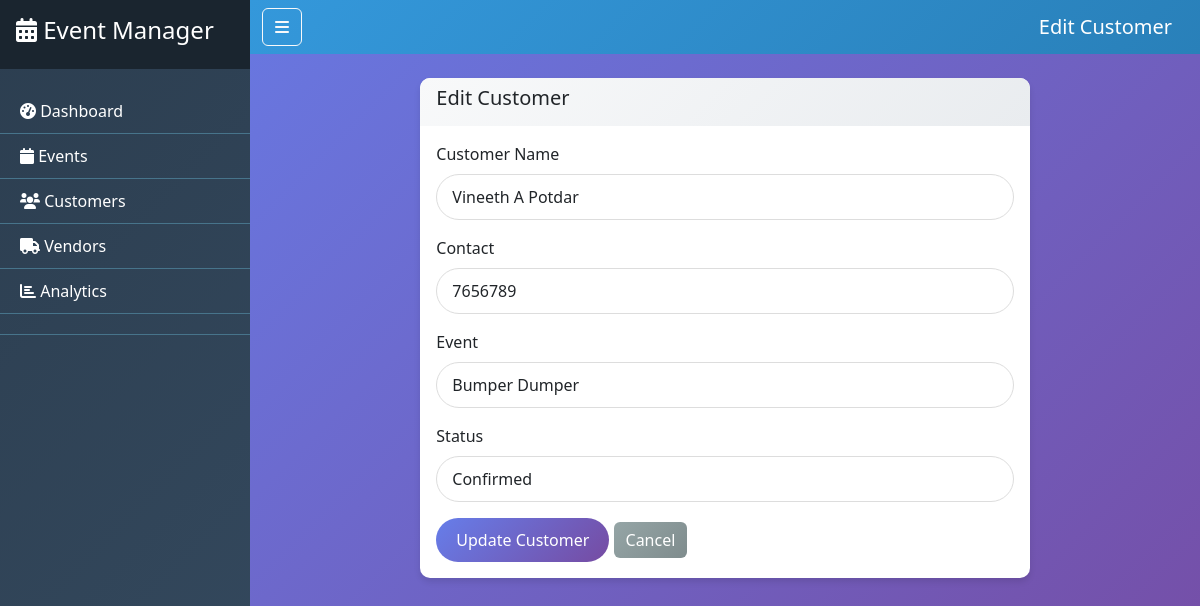
/edit_customer/1, run on the app's committed database.
### tables this page shows
CREATE TABLE customers (
    id INTEGER PRIMARY KEY AUTOINCREMENT,
    name TEXT NOT NULL,
    contact TEXT NOT NULL,
    event_id INTEGER,
    status TEXT DEFAULT 'Pending',
    FOREIGN KEY (event_id) REFERENCES events (id)
);

CREATE TABLE events (
    id INTEGER PRIMARY KEY AUTOINCREMENT,
    name TEXT NOT NULL,
    type TEXT NOT NULL,
    date TEXT NOT NULL,
    location TEXT NOT NULL,
    budget REAL NOT NULL,
    expected_guests INTEGER NOT NULL,
    ticket_price REAL DEFAULT 0
);

### Event_Management_System/app.py (the view, shortened to what this page needs)
@app.route('/edit_customer/<int:customer_id>', methods=['GET', 'POST'])
def edit_customer(customer_id):
    db = get_db()
    customer = db.execute('SELECT * FROM customers WHERE id = ?', (customer_id,)).fetchone()
    events = db.execute('SELECT id, name FROM events').fetchall()
    return render_template('edit_customer.html', customer=customer, events=events)

### Event_Management_System/app.py (called while the page is built)
def get_db():
    db = getattr(g, '_database', None)
    if db is None:
        db = g._database = sqlite3.connect(DATABASE)
        db.row_factory = sqlite3.Row
    return db

@app.teardown_appcontext
def close_connection(exception):
    db = getattr(g, '_database', None)
    if db is not None:
        db.close()

### Event_Management_System/templates/edit_customer.html (shortened to what this page needs)
{% extends "base.html" %}
{% block page_title %}Edit Customer{% endblock %}
{% block content %}
<div class="row justify-content-center">
    <div class="col-md-8">
        <div class="card">
            <div class="card-header">
                <h5>Edit Customer</h5>
            </div>
            <div class="card-body">
                <form method="POST">
                    <div class="mb-3">
                        <label for="name" class="form-label">Customer Name</label>
                        <input type="text" class="form-control" id="name" name="name" value="{{ customer.name }}" required>
                    </div>
                    <div class="mb-3">
                        <label for="contact" class="form-label">Contact</label>
                        <input type="text" class="form-control" id="contact" name="contact" value="{{ customer.contact }}" required>
                    </div>
                    <div class="mb-3">
                        <label for="event_id" class="form-label">Event</label>
                        <select class="form-control" id="event_id" name="event_id">
                            {% for event in events %}
                            <option value="{{ event.id }}" {% if customer.event_id == event.id %}selected{% endif %}>{{ event.name }}</option>
                            {% endfor %}
                        </select>
                    </div>
                    <div class="mb-3">
                        <label for="status" class="form-label">Status</label>
                        <select class="form-control" id="status" name="status" required>
                            <option value="Confirmed" {% if customer.status == 'Confirmed' %}selected{% endif %}>Confirmed</option>
                        </select>
                    </div>
                    <button type="submit" class="btn btn-primary">Update Customer</button>
                    <a href="{{ url_for('customers') }}" class="btn btn-secondary">Cancel</a>
                </form>
            </div>
        </div>
    </div>
</div>
{% endblock %}

### Event_Management_System/static/style.css (style rules this page uses)
body { background: linear-gradient(135deg, #667eea 0%, #764ba2 100%); min-height: 100vh; font-family: 'Segoe UI', Tahoma, Geneva, Verdana, sans-serif; }
.card { border: none; border-radius: 10px; box-shadow: 0 4px 6px rgba(0, 0, 0, 0.1); transition: transform 0.2s; }
.card-header { background: linear-gradient(135deg, #f8f9fa 0%, #e9ecef 100%); border-bottom: none; border-radius: 10px 10px 0 0 !important; }
.btn-primary { background: linear-gradient(135deg, #667eea 0%, #764ba2 100%); border: none; border-radius: 25px; padding: 10px 20px; }
.btn-secondary { background: linear-gradient(135deg, #95a5a6 0%, #7f8c8d 100%); border: none; }
.form-control { border-radius: 25px; border: 1px solid #ddd; padding: 10px 15px; }

### data on the page
customers: name "Vineeth A Potdar", contact "7656789", event_id "Bumper Dumper", status "Confirmed"
